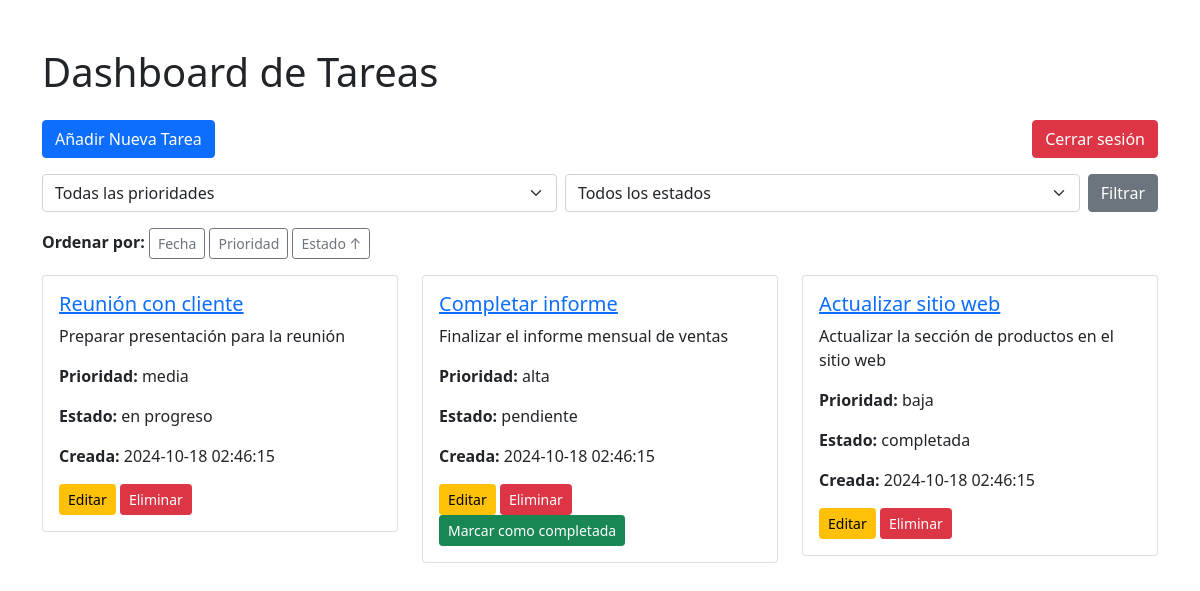
/dashboard.php?sort=status&order=ASC (signed in), run on the app's committed database.
### tables this page shows
CREATE TABLE IF NOT EXISTS tasks (
    id INT AUTO_INCREMENT PRIMARY KEY,
    user_id INT NOT NULL,
    title VARCHAR(255) NOT NULL,
    description TEXT,
    priority ENUM('baja', 'media', 'alta') NOT NULL,
    status ENUM('pendiente', 'en progreso', 'completada') NOT NULL,
    created_at TIMESTAMP DEFAULT CURRENT_TIMESTAMP,
    updated_at TIMESTAMP DEFAULT CURRENT_TIMESTAMP ON UPDATE CURRENT_TIMESTAMP,
    FOREIGN KEY (user_id) REFERENCES users(id) ON DELETE CASCADE
);

### dashboard.php (the view, shortened to what this page needs)
<?php
require_once 'db_connection.php';
$sort = isset($_GET['sort']) ? $_GET['sort'] : 'created_at';
$order = isset($_GET['order']) ? $_GET['order'] : 'DESC';
$sql = "SELECT * FROM tasks WHERE user_id = ?";
$params = [$_SESSION['user_id']];
$sql .= " ORDER BY ";
switch ($sort) {
    case 'status':
        $sql .= "FIELD(status, 'pendiente', 'completada')";
        break;
}
$sql .= " $order";
$stmt = $pdo->prepare($sql);
$stmt->execute($params);
$tasks = $stmt->fetchAll();
function sortLink($field, $label, $currentSort, $currentOrder) {
    $newOrder = ($currentSort === $field && $currentOrder === 'ASC') ? 'DESC' : 'ASC';
    $params = $_GET;
    $params['sort'] = $field;
    $params['order'] = $newOrder;
    $url = '?' . http_build_query($params);
    $arrow = ($currentSort === $field) ? ($currentOrder === 'ASC' ? '↑' : '↓') : '';
    return "<a href='$url' class='btn btn-sm btn-outline-secondary'>$label $arrow</a>";
}
?>
<!DOCTYPE html>
<html lang="es">
<head>
    <link href="https://cdn.jsdelivr.net/npm/bootstrap@5.1.3/dist/css/bootstrap.min.css" rel="stylesheet">
</head>
<body>
    <div class="container mt-5">
        <h1 class="mb-4">Dashboard de Tareas</h1>
        <div class="row mb-3">
            <div class="col-md-6">
                <a href="add_task.php" class="btn btn-primary">Añadir Nueva Tarea</a>
            </div>
            <div class="col-md-6 text-end">
                <a href="logout.php" class="btn btn-danger">Cerrar sesión</a>
            </div>
        </div>
        <div class="row mb-3">
            <div class="col-md-12">
                <form action="" method="get" class="d-flex">
                    <select name="priority" class="form-select me-2">
                        <option value="">Todas las prioridades</option>
                    </select>
                    <select name="status" class="form-select me-2">
                        <option value="">Todos los estados</option>
                    </select>
                    <button type="submit" class="btn btn-secondary">Filtrar</button>
                </form>
            </div>
        </div>
        <div class="mb-3">
            <strong>Ordenar por:</strong>
            <?= sortLink('created_at', 'Fecha', $sort, $order) ?>
            <?= sortLink('priority', 'Prioridad', $sort, $order) ?>
            <?= sortLink('status', 'Estado', $sort, $order) ?>
        </div>
        <div class="row">
            <?php if (empty($tasks)): ?>
                <div class="col-12">
                    <p class="text-center">No se encontraron tareas con los filtros seleccionados.</p>
                </div>
            <?php else: ?>
                <?php foreach ($tasks as $task): ?>
                    <div class="col-md-4 mb-3">
                        <div class="card">
                            <div class="card-body">
                                <h5 class="card-title">
                                    <a href="task_detail.php?id=<?= $task['id'] ?>"><?= htmlspecialchars($task['title']) ?></a>
                                </h5>
                                <p class="card-text"><?= htmlspecialchars($task['description']) ?></p>
                                <p class="card-text"><strong>Prioridad:</strong> <?= htmlspecialchars($task['priority']) ?></p>
                                <p class="card-text"><strong>Estado:</strong> <span id="status-<?= $task['id'] ?>"><?= htmlspecialchars($task['status']) ?></span></p>
                                <p class="card-text"><strong>Creada:</strong> <?= htmlspecialchars($task['created_at']) ?></p>
                                <a href="edit_task.php?id=<?= $task['id'] ?>" class="btn btn-sm btn-warning">Editar</a>
                                <a href="dashboard.php?delete=<?= $task['id'] ?>" class="btn btn-sm btn-danger" onclick="return confirm('¿Estás seguro de que quieres eliminar esta tarea?')">Eliminar</a>
                                <?php if ($task['status'] == 'pendiente'): ?>
                                    <button class="btn btn-sm btn-success mark-complete" data-task-id="<?= $task['id'] ?>">Marcar como completada</button>
                                <?php endif; ?>
                            </div>
                        </div>
                    </div>
                <?php endforeach; ?>
            <?php endif; ?>
        </div>
    </div>
</body>
</html>

### data on the page
tasks: title "Reunión con cliente", description "Preparar presentación para la reunión", priority "media", status "en progreso", created_at "2024-10-18 02:46:15"
tasks: title "Completar informe", description "Finalizar el informe mensual de ventas", priority "alta", status "pendiente", created_at "2024-10-18 02:46:15"
tasks: title "Actualizar sitio web", description "Actualizar la sección de productos en el sitio web", priority "baja", status "completada", created_at "2024-10-18 02:46:15"

### other printed values
$label "Fecha Prioridad Estado"
$arrow "↑"
